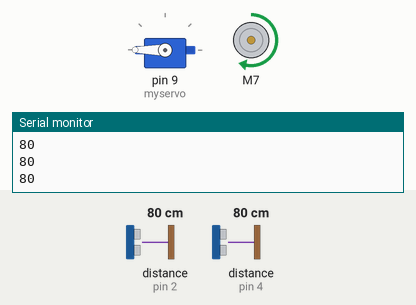
Simulated run of this sketch. Board: Arduino Uno, built with avr-gcc and run on an emulated ATmega328P. On the bench: servo, DC motor (green arrow = forward, orange = backward, longer = faster), the last lines printed to the serial monitor. The test bench sets the inputs (shaded band); at power-on: distance to the obstacle (sensors on pin 2, pin 4) 80 cm. The echo pulse lasts 58.3 µs per cm.

Above: at 11.2 s.
11.3 s: distance to the obstacle (sensor on pin 2) set to 196 cm
14.2 s: distance to the obstacle (sensor on pin 2) set to 204 cm
At 14.9 s:
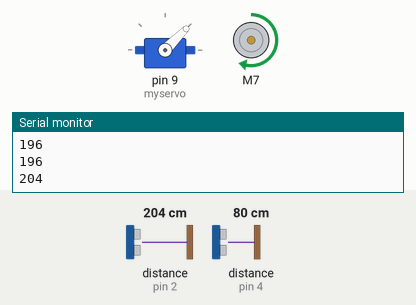
17.2 s: distance to the obstacle (sensor on pin 4) set to 2 cm
At 18.3 s:
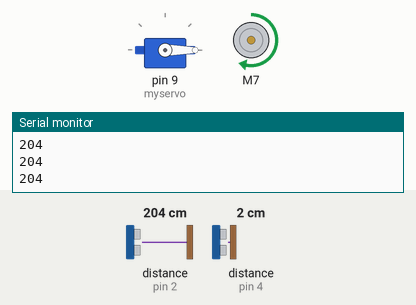
20.2 s: distance to the obstacle (sensor on pin 4) set to 18 cm
At 23.0 s:
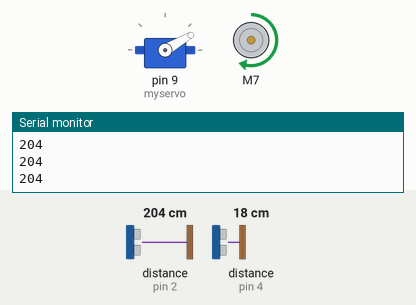
23.2 s: distance to the obstacle (sensor on pin 4) set to 35 cm
At 24.1 s:
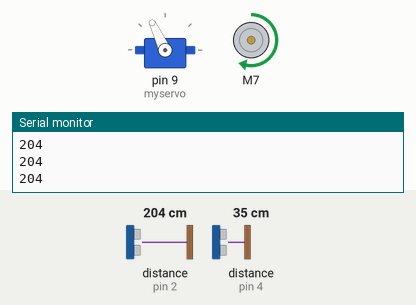
26.2 s: distance to the obstacle (sensor on pin 4) set to 250 cm
At 29.0 s:
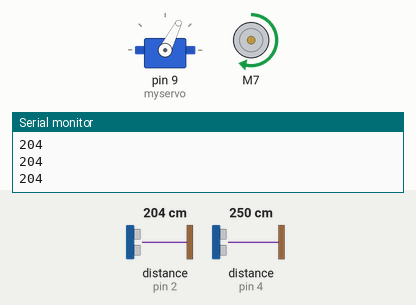
Timing chart, 0 to 30.2 s (numbered marks = the images above; inputs shaded):
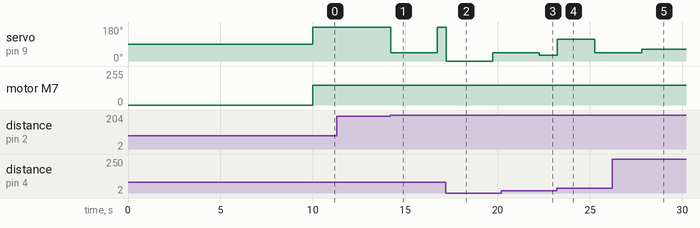

Measured:
- the behaviour switches between 199 and 200 cm on distance to the obstacle (sensor on pin 2) (found by bisection; images 0 and 1)
- after the input at 14.2 s, servo on pin 9 (myservo): 180° → 45° at once, → 180° 2.5 s later
- after the input at 17.2 s, servo on pin 9 (myservo): 180° → 0° at once, → 45° 2.5 s later
- after the input at 20.2 s, servo on pin 9 (myservo): 45° → 30° after 2.1 s
- after the input at 23.2 s, servo on pin 9 (myservo): 30° → 115° at once, → 45° 2.0 s later
- after the input at 26.2 s, servo on pin 9 (myservo): 45° → 63° after 1.6 s

The sketch:

qf_13_8.ino
```cpp
#include <L298N.h>
#include <HCSR04.h>
#include <Servo.h>
int IN2 = 8 ;
int IN1 = 7 ;
int ENA = 6 ;
int Tr_ULL = 2 ;
int Echo_ULL = 3 ;
int Tr_ULR = 4 ;
int Echo_ULR = 5 ;
int K1 = 5 ;
int steer ;
unsigned long cMillis = 0 ;
unsigned long pMillis = 0 ;
const long interval_1 = 0;
const long interval_2 = 0 ;
int DR = 0 ;
int DL = 0;
unsigned long error = 0 ;

UltraSonicDistanceSensor Right_Ultra(5, 4);
UltraSonicDistanceSensor Left_Ultra(3, 2);

L298N motor(ENA, IN1, IN2);
Servo myservo;

void setup() {
  Serial.begin(9600);
  myservo.attach(9);
  delay ( 10000) ;

  myservo.write(90);
  motor.setSpeed(150);
  pMillis = millis();
}

void loop() {
  // put your main code here, to run repeatedly:
  cMillis = millis();
  motor.forward();
  DR = Right_Ultra.measureDistanceCm();
  DL = Left_Ultra.measureDistanceCm();
  Serial.println(DL);
  if(cMillis - pMillis >= 3000 && DL >= 200 ){
    myservo.write(45);
    delay(2500);
    pMillis = millis() ;
  }
  else{
          error = DR - 12 ;
          steer = K1 * error ;
          myservo.write(steer);
  }

}
```
